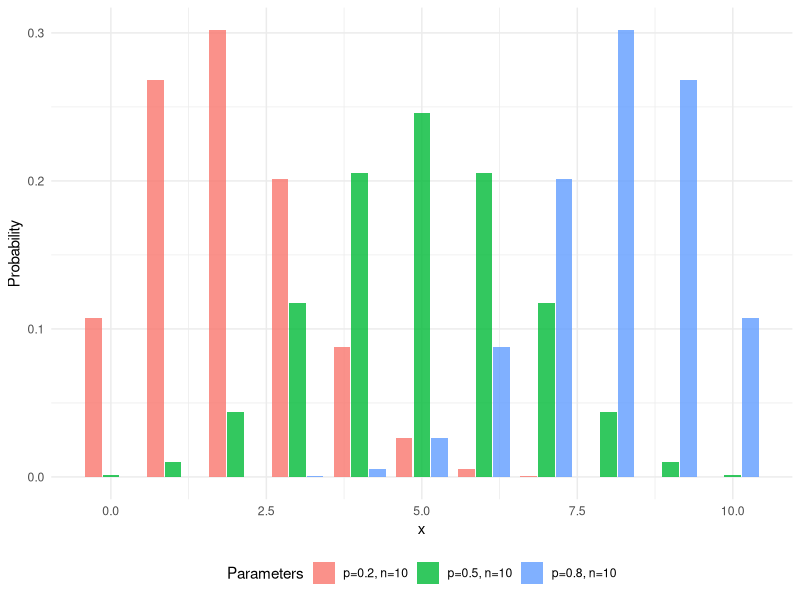

Recreate this plot in R.
## ---- chunk 1
#| eval: true
#| echo: false
#| warning: false
#| fig-cap: Binomial distribution.
# Packages
library(ggplot2)
library(dplyr)

# Plot
n <- 10
p_values <- c(0.2, 0.5, 0.8)

binomial_df <- do.call(
  dplyr::bind_rows,
  lapply(p_values, function(p) {
    data.frame(
      x = 0:n,
      prob = dbinom(0:n, size = n, prob = p),
      p = paste0("p=", p, ", n=", n)
    )
  })
)

ggplot2::ggplot(binomial_df, ggplot2::aes(x = x, y = prob, fill = p)) +
  ggplot2::geom_col(
    position = ggplot2::position_dodge(width = 0.85),
    width = 0.8,
    alpha = 0.8
  ) +
  ggplot2::labs(fill = "Parameters") +
  ggplot2::ylab("Probability") +
  ggplot2::xlab("x") +
  ggplot2::theme_minimal() +
  ggplot2::theme(legend.position = "bottom")
